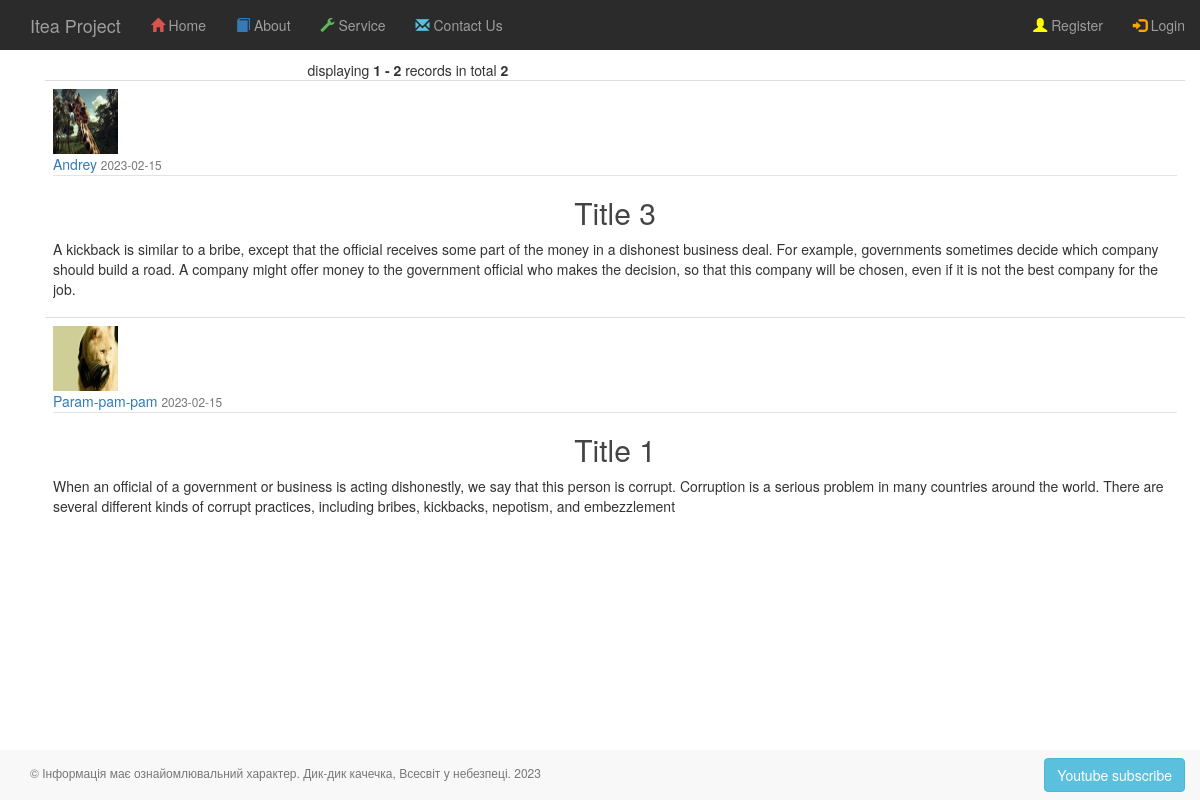
Before: / with the older database file.
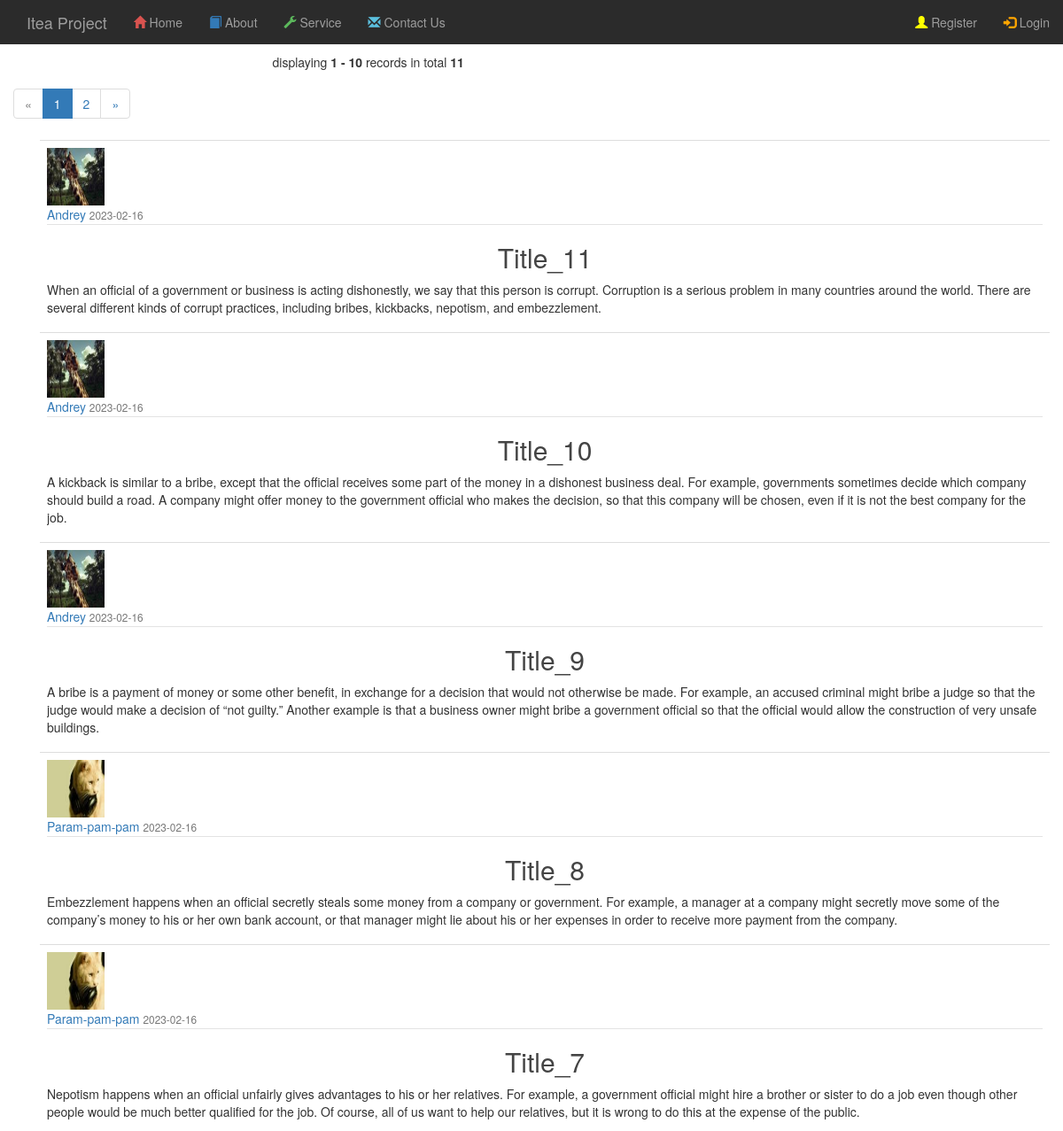
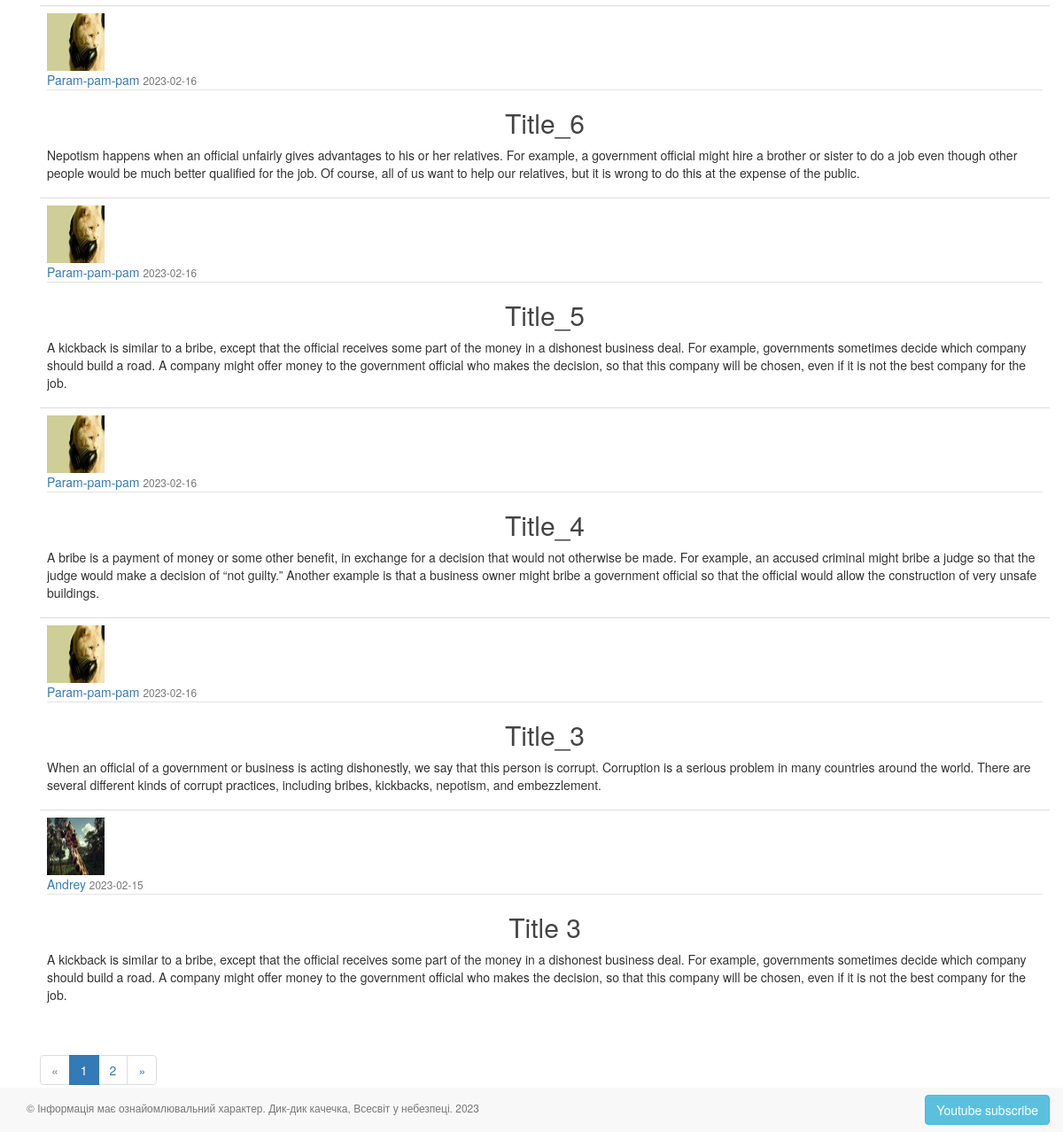
After: the same page with the newer database file (2 pictures, top to bottom).
### app/auth/models.py (models this page shows, shortened)
class Post(BaseModel):
    title = CharField(max_length=100)
    content = TextField(default="")
    date_posted = DateTimeField(default=datetime.datetime.utcnow)
    author = ForeignKeyField(User)

class Profile(BaseModel):
    avatar = CharField()
    info = TextField()
    city = CharField()
    age = IntegerField()

class User(BaseModel, UserMixin):
    username = CharField(max_length=100)
    email = CharField(max_length=200, unique=True, index=True)
    __password_hash = CharField(max_length=128)
    last_visit = DateTimeField(default=datetime.datetime.now)
    role = ForeignKeyField(Role, backref='users')
    profile = ForeignKeyField(Profile)
    @property
    def password(self):
        raise AttributeError('password is not a valid attribute')

### app/main/routes.py (the view)
@main.route('/')
def index():
    db = current_app.config['db']
    db.create_tables([Role, Profile, Post, User])
    if not Role.select().where(Role.name == 'user').first():
        Role(name='user').save()
    page, per_page, offset = get_page_args(page_parameter='page',
                                           per_page_parameter='per_page')
    blog = Post.select().order_by(Post.date_posted.desc())
    total = blog.count()
    pagination_posts = get_quantity(blog, offset=offset, per_page=per_page)
    pagination = Pagination(page=page, per_page=per_page, total=total,
                            css_framework='bootstrap4')
    title = "Home"
    return render_template('main/index.html',
                           posts=pagination_posts,
                           title=title,
                           page=page,
                           per_page=per_page,
                           pagination=pagination)

### app/auth/utils.py (called while the page is built)
def get_quantity(obj, offset=0, per_page=10):
    return obj[offset: offset + per_page]

### app/templates/main/index.html (shortened to what this page needs)
{% extends '_base.html' %}
{% block page_content %}
    <div class="row">
        <div class="col-md-3"></div>
        {{ pagination.info }}
        {{ pagination.links }}
        <div class="col-md-8">
            <div class="container">
                <div class="table-responsive">
                    <table class="table table-hover">
                        <tbody>
                        {% for post in posts %}
                            <tr>
                                <td>
                                    <img class="rounded-circle article-img"
                                         src="{{ url_for('static', filename='profile_pics/' + post.author.profile.avatar) }}">
                                    <div class="media-body">
                                        <div class="article-metadata">
                                            <a class="mr-2"
                                               href="{{ url_for('posts.user_posts', username=post.author.username) }}">
                                                {{ post.author.username }}
                                            </a>
                                            <small class="text-muted">{{ post.date_posted.strftime('%Y-%m-%d') }}</small>
                                        </div>
                                        <h2><a class="article-title"
                                               href="{{ url_for('posts.post_func', post_id=post.id) }}">
                                            {{ post.title }}
                                        </a></h2>
                                        <p class="article-content">{{ post.content }}</p>
                                    </div>
                                </td>
                            </tr>
                        {% endfor %}
                        </tbody>
                    </table>
                    {{ pagination.links }}
                </div>
            </div>
        </div>
        <div class="col-md-3"></div>
    </div>
{% endblock page_content %}

Changed rows visible on the page:
no longer on this page (row unchanged): Post: avatar (picture), author.username "Param-pam-pam", date_posted "2023-02-15", title "Title 1", content "When an official of a government or business is acting dishonestly, we say that this person is corrupt. Corruption is a serious problem in many countries around the world. There are several different kinds of corrupt practices, including bribes, kickbacks, nepotism, and embezzlement"
added Post: avatar (picture), author.username "Andrey", date_posted "2023-02-16", title "Title_11", content "When an official of a government or business is acting dishonestly, we say that this person is corrupt. Corruption is a serious problem in many countries around the world. There are several different kinds of corrupt practices, including bribes, kickbacks, nepotism, and embezzlement."
added Post: avatar (picture), author.username "Andrey", date_posted "2023-02-16", title "Title_10", content "A kickback is similar to a bribe, except that the official receives some part of the money in a dishonest business deal. For example, governments sometimes decide which company should build a road. A company might offer money to the government official who makes the decision, so that this company will be chosen, even if it is not the best company for the job."
added Post: avatar (picture), author.username "Andrey", date_posted "2023-02-16", title "Title_9", content "A bribe is a payment of money or some other benefit, in exchange for a decision that would not otherwise be made. For example, an accused criminal might bribe a judge so that the judge would make a decision of “not guilty.” Another example is that a business owner might bribe a government official so that the official would allow the construction of very unsafe buildings."
added Post: avatar (picture), author.username "Param-pam-pam", date_posted "2023-02-16", title "Title_8", content "Embezzlement happens when an official secretly steals some money from a company or government. For example, a manager at a company might secretly move some of the company’s money to his or her own bank account, or that manager might lie about his or her expenses in order to receive more payment from the company."
added Post: avatar (picture), author.username "Param-pam-pam", date_posted "2023-02-16", title "Title_7", content "Nepotism happens when an official unfairly gives advantages to his or her relatives. For example, a government official might hire a brother or sister to do a job even though other people would be much better qualified for the job. Of course, all of us want to help our relatives, but it is wrong to do this at the expense of the public."
added Post: avatar (picture), author.username "Param-pam-pam", date_posted "2023-02-16", title "Title_6", content "Nepotism happens when an official unfairly gives advantages to his or her relatives. For example, a government official might hire a brother or sister to do a job even though other people would be much better qualified for the job. Of course, all of us want to help our relatives, but it is wrong to do this at the expense of the public."
added Post: avatar (picture), author.username "Param-pam-pam", date_posted "2023-02-16", title "Title_5", content "A kickback is similar to a bribe, except that the official receives some part of the money in a dishonest business deal. For example, governments sometimes decide which company should build a road. A company might offer money to the government official who makes the decision, so that this company will be chosen, even if it is not the best company for the job."
added Post: avatar (picture), author.username "Param-pam-pam", date_posted "2023-02-16", title "Title_4", content "A bribe is a payment of money or some other benefit, in exchange for a decision that would not otherwise be made. For example, an accused criminal might bribe a judge so that the judge would make a decision of “not guilty.” Another example is that a business owner might bribe a government official so that the official would allow the construction of very unsafe buildings."
added Post: avatar (picture), author.username "Param-pam-pam", date_posted "2023-02-16", title "Title_3", content "When an official of a government or business is acting dishonestly, we say that this person is corrupt. Corruption is a serious problem in many countries around the world. There are several different kinds of corrupt practices, including bribes, kickbacks, nepotism, and embezzlement."
Other visible differences:
{{ pagination.info }}: "displaying 1 - 2 records in total 2" → "displaying 1 - 10 records in total 11"
{{ pagination.links }}: (not shown) → "« 1 2 »"
